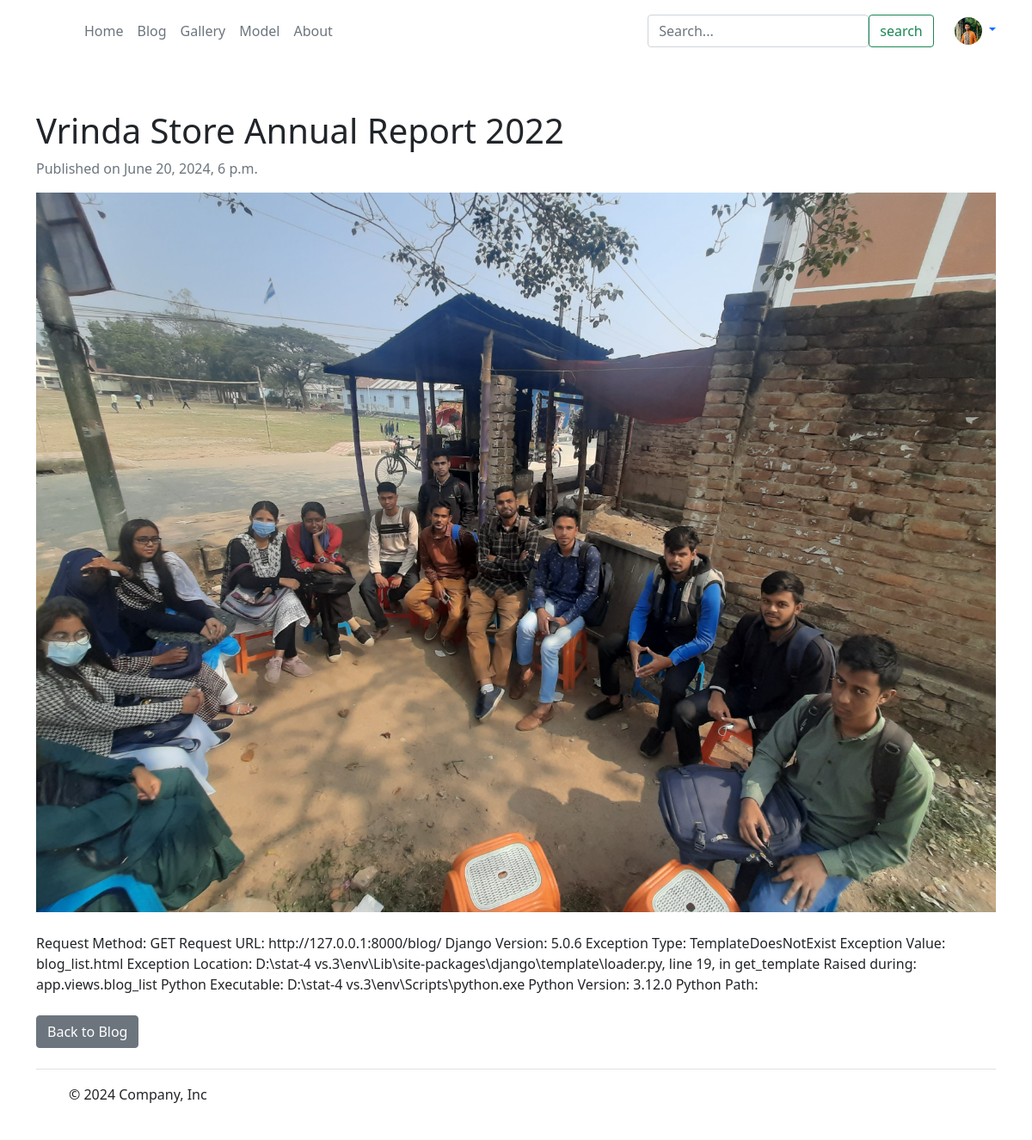
Page /blog/vrinda/ (signed in) on the committed database.
### app/models.py (models this page shows, shortened)
class Student(models.Model):
  user = models.ForeignKey(User,on_delete=models.CASCADE)
  name = models.CharField(max_length=200)
  university_name = models.CharField(max_length=200)
  department = models.CharField(max_length=50)
  batch = models.CharField(max_length=50)
  roll = models.IntegerField()
  address = models.CharField(max_length=100)
  student_img = models.ImageField(upload_to='student/')

class BlogPost(models.Model):
    title = models.CharField(max_length=200)
    slug = models.SlugField(unique=True, blank=True)
    content = models.TextField()
    excerpt = models.TextField()
    image = models.ImageField(upload_to='blog/')
    published_date = models.DateTimeField(auto_now_add=True)

### app/views.py (the view)
# urls.py: path('blog/<slug:slug>/', views.blog_detail, name='blog_detail'),
def blog_detail(request, slug):
    post = get_object_or_404(BlogPost, slug=slug)
    return render(request, 'app/blog_detail.html', {'post': post})

### app/context_processors.py (called while the page is built)
def student_processor(request):
    if request.user.is_authenticated:
        try:
            student = Student.objects.get(user=request.user)
        except Student.DoesNotExist:
            student = None
    else:
        student = None
    return {'student': student}

### app/templates/app/blog_detail.html (shortened to what this page needs)
{% extends 'app/base.html' %}
{% block main--content %}
<div class="container mt-5">
    <h1>{{ post.title }}</h1>
    <p class="text-muted">Published on {{ post.published_date }}</p>
    <img src="{{ post.image.url }}" class="img-fluid mb-4" alt="{{ post.title }}">
    <div class="content">
        {{ post.content|safe }}
    </div>
    <a href="{% url 'blog_list' %}" class="btn btn-secondary mt-4">Back to Blog</a>
</div>
{% endblock %}

### app/templates/app/base.html (shortened to what this page needs)
<!DOCTYPE html>
{% load static %}
<html lang="en">
  <head>
    <link
      href="https://cdn.jsdelivr.net/npm/bootstrap@5.0.2/dist/css/bootstrap.min.css"
      rel="stylesheet"
    />
    <link rel="stylesheet" href="{% static 'app/css/owl.carousel.min.css' %}" />
    <link rel="stylesheet" href="{% static 'app/css/all.min.css' %}" />
    <link rel="stylesheet" href="{% static 'app/css/style.css' %}" />
    <link rel="stylesheet" href="{% static 'app/css/gallery.css' %}" />
    <link rel="stylesheet" href="{% static 'app/css/about.css' %}" />
    <link rel="stylesheet" href="{% static 'app/css/model.css' %}" />
  </head>
  <body>
    <header>
      <div class="container">
        <div
          class="d-flex flex-wrap align-items-center justify-content-center justify-content-lg-start mt-lg-3"
        >
          <a
            href="/"
            class="d-flex align-items-center mb-2 mb-lg-0 text-white text-decoration-none"
          >
            <svg
              class="bi me-2"
              width="40"
              height="32"
              role="img"
              aria-label="Bootstrap"
            >
              <use xlink:href="#bootstrap"></use>
            </svg>
          </a>
          <ul
            class="nav col-12 col-lg-auto me-lg-auto mb-2 justify-content-center mb-md-0"
          >
            <li>
              <a href="{% url 'home' %}" class="nav-link px-2 text-secondary"
                >Home</a
              >
            </li>
            <li>
              <a href="{% url 'blog_list' %}" class="nav-link px-2 text-secondary">Blog</a>
            </li>
            <li>
              <a href="{% url 'gallery' %}" class="nav-link px-2 text-secondary"
                >Gallery</a
              >
            </li>
            <li><a href="#" class="nav-link px-2 text-secondary">Model</a></li>
            <li>
              <a href="{% url 'about' %}" class="nav-link px-2 text-secondary"
                >About</a
              >
            </li>
          </ul>
          <form
            class="col-12 col-lg-auto mb-3 mb-lg-0 me-lg-3 d-flex justify-content-between"
            role="search"
          >
            <input
              type="search"
              class="form-control form-control-dark text-bg-success"
              placeholder="Search..."
              aria-label="Search"
            />
            <button type="submit" class="btn btn-outline-success me-2">
              search
            </button>
          </form>
          {% if request.user.is_authenticated %}
          <div class="dropdown text-end">
            <a
              href="#"
              class="d-block link-body-emphasis text-decoration-none dropdown-toggle"
              data-bs-toggle="dropdown"
              aria-expanded="false"
            >
              <img
                src="{{ student.student_img.url }}"
                alt="{{ student.name }}"
                width="32"
                height="32"
                class="rounded-circle"
              />
            </a>
          </div>
          {% endif %}
        </div>
        <br />
      </div>
    </header>
    {% block main--content %} {% endblock main--content %}
    <div class="container">
      <footer
        class="d-flex flex-wrap justify-content-between align-items-center py-3 my-4 border-top"
      >
        <div class="col-md-4 d-flex align-items-center">
          <a
            href="/"
            class="mb-3 me-2 mb-md-0 text-body-secondary text-decoration-none lh-1"
          >
            <svg class="bi" width="30" height="24">
              <use xlink:href="#bootstrap"></use>
            </svg>
          </a>
          <span class="mb-3 mb-md-0 text-body-secondary"
            >© 2024 Company, Inc</span
          >
        </div>
        <ul class="nav col-md-4 justify-content-end list-unstyled d-flex">
          <li class="ms-3">
            <a class="text-body-secondary" href="#"
              ><svg class="bi" width="24" height="24">
                <use xlink:href="#twitter"></use></svg
            ></a>
          </li>
          <li class="ms-3">
            <a class="text-body-secondary" href="#"
              ><svg class="bi" width="24" height="24">
                <use xlink:href="#instagram"></use></svg
            ></a>
          </li>
          <li class="ms-3">
            <a class="text-body-secondary" href="#"
              ><svg class="bi" width="24" height="24">
                <use xlink:href="#facebook"></use></svg
            ></a>
          </li>
        </ul>
      </footer>
    </div>
  </body>
</html>

### app/static/app/css/gallery.css (style rules this page uses)
* { box-sizing: border-box; }

### rows in the picture
Student: student_img (picture)
BlogPost: title "Vrinda Store Annual Report 2022", published_date "June 20, 2024, 6 p.m.", image (picture), content "Request Method: GET Request URL: http://127.0.0.1:8000/blog/ Django Version: 5.0.6 Exception Type: TemplateDoesNotExist Exception Value: blog_list.html Exception Location: D:\\stat-4 vs.3\\env\\Lib\\site-packages\\django\\template\\loader.py, line 19, in get_template Raised during: app.views.blog_list Python Executable: D:\\stat-4 vs.3\\env\\Scripts\\python.exe Python Version: 3.12.0 Python Path:"
